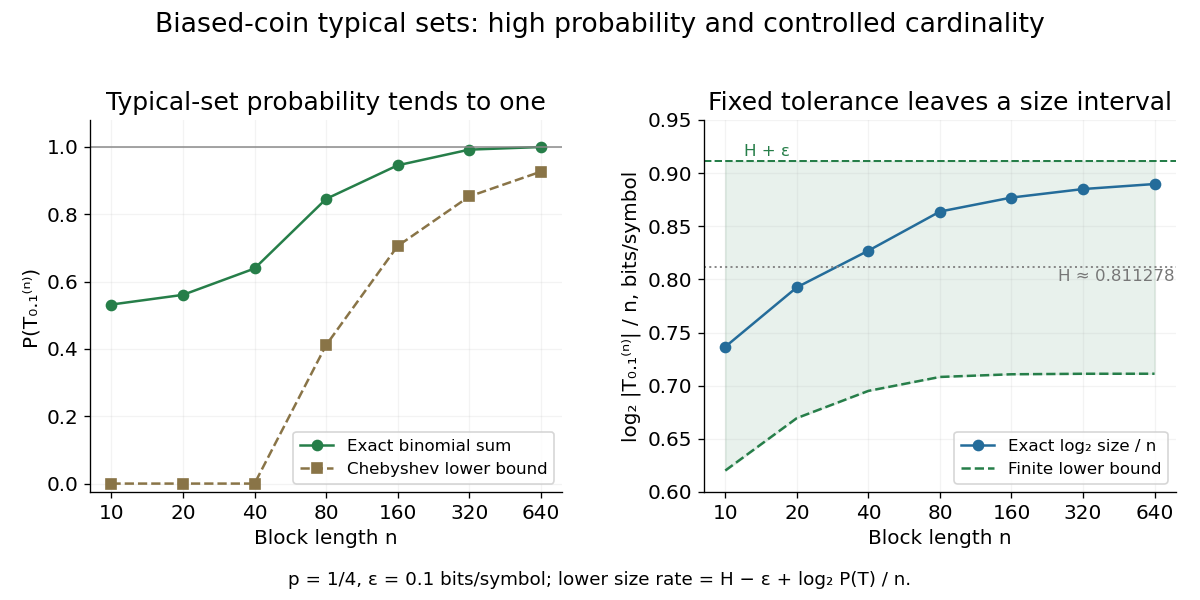

Here is the Python script that generated this plot:
"""Exact binomial sums and typical-set cardinalities; output matching PNG to cwd."""

from fractions import Fraction
from math import comb, log2
from pathlib import Path

import matplotlib

matplotlib.use("Agg")
import matplotlib.pyplot as plt
import numpy as np


def main():
    sizes = [10, 20, 40, 80, 160, 320, 640]
    epsilon = 0.1
    entropy = 2 - 0.75 * log2(3)
    variance = 3 * log2(3) ** 2 / 16
    probabilities, rates, lower_rates = [], [], []
    for n in sizes:
        ks = [k for k in range(n + 1) if abs((2 * n - (n - k) * log2(3)) / n - entropy) <= epsilon]
        cardinality = sum(comb(n, k) for k in ks)
        probability = sum((Fraction(comb(n, k) * 3 ** (n - k), 4**n) for k in ks), Fraction())
        mass = float(probability)
        rate = log2(cardinality) / n
        lower = entropy - epsilon + log2(mass) / n
        assert lower <= rate <= entropy + epsilon
        assert mass >= max(0, 1 - variance / (n * epsilon**2))
        probabilities.append(mass)
        rates.append(rate)
        lower_rates.append(lower)
    plt.rcParams.update({"font.size": 12, "axes.titlesize": 15})
    fig, axes = plt.subplots(1, 2, figsize=(10, 5), dpi=120)
    fig.patch.set_facecolor("white")
    ns = np.asarray(sizes)
    axes[0].plot(ns, probabilities, "o-", color="#267e49", label="Exact binomial sum")
    axes[0].plot(ns, np.maximum(0, 1 - variance / (ns * epsilon**2)), "s--", color="#897447", label="Chebyshev lower bound")
    axes[0].axhline(1, color="#888888", linewidth=0.9)
    axes[0].set_ylim(-0.025, 1.08)
    axes[0].set_title("Typical-set probability tends to one")
    axes[0].set_ylabel("P(T₀.₁⁽ⁿ⁾)")
    axes[0].legend(loc="lower right", fontsize=10)
    axes[1].fill_between(ns, lower_rates, entropy + epsilon, color="#267e49", alpha=0.1)
    axes[1].plot(ns, rates, "o-", color="#246c9a", label="Exact log₂ size / n")
    axes[1].plot(ns, lower_rates, "--", color="#267e49", label="Finite lower bound")
    axes[1].axhline(entropy + epsilon, color="#267e49", linestyle="--", linewidth=1.2)
    axes[1].axhline(entropy, color="#888888", linestyle=":", linewidth=1.2)
    axes[1].text(12, entropy + epsilon + 0.005, "H + ε", color="#267e49", fontsize=10)
    axes[1].text(250, entropy - 0.013, "H ≈ 0.811278", color="#777777", fontsize=10)
    axes[1].set_ylim(0.6, 0.95)
    axes[1].set_title("Fixed tolerance leaves a size interval")
    axes[1].set_ylabel("log₂ |T₀.₁⁽ⁿ⁾| / n, bits/symbol")
    axes[1].legend(loc="lower right", fontsize=10)
    for ax in axes:
        ax.set_xscale("log", base=2)
        ax.set_xticks(ns, labels=[str(n) for n in sizes])
        ax.set_xlabel("Block length n")
        ax.grid(alpha=0.15)
        ax.spines[["top", "right"]].set_visible(False)
    fig.suptitle("Biased-coin typical sets: high probability and controlled cardinality", fontsize=16)
    fig.text(0.5, 0.025, "p = 1/4, ε = 0.1 bits/symbol; lower size rate = H − ε + log₂ P(T) / n.", ha="center", fontsize=11)
    fig.subplots_adjust(left=0.075, right=0.98, top=0.8, bottom=0.18, wspace=0.3)
    fig.savefig(Path(__file__).with_suffix(".png").name, facecolor="white")
    plt.close(fig)


if __name__ == "__main__":
    main()
